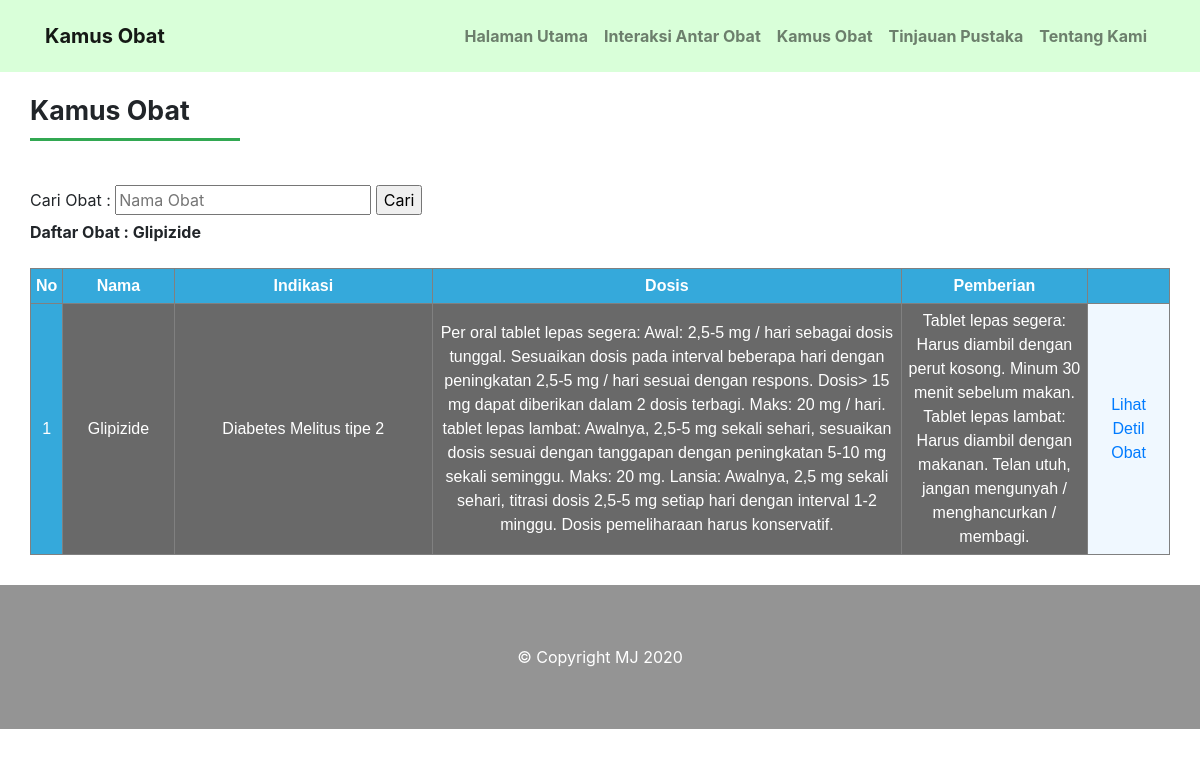
The page /data/obatku/kamus.php?cari=Glipizide on the database its author committed.
### tables this page shows
CREATE TABLE `obat` (
  `kode_obat` int(11) NOT NULL,
  `nama_obat` varchar(20) NOT NULL,
  `gol_obat` varchar(25) NOT NULL,
  `indikasi` text NOT NULL,
  `dosis` text NOT NULL,
  `pemberian` text NOT NULL,
  `kontraindikasi` text NOT NULL,
  `efeksamping` text NOT NULL,
  `hamilbusui` text NOT NULL,
  `interaksi_obat` text NOT NULL,
  `mekanisme_obat` text NOT NULL
);

### data/obatku/kamus.php (the view, shortened to what this page needs)
<!DOCTYPE html>
<html>
<head>
  <link rel="stylesheet" href="assets/plugins/bootstrap/css/bootstrap.min.css">
  <link rel="stylesheet" href="assets/plugins/fontawesome/css/all.min.css">
  <link rel="stylesheet" href="assets/css/style.css">
</head>
<body>
  <nav class="navbar navbar-expand-lg navbar-light fixed-top py-3" id="mainNav">
    <div class="container">
      <a class="navbar-brand js-scroll-trigger" href="http://localhost/obatku/kamus.php">Kamus Obat</a>
      <div class="collapse navbar-collapse" id="navbarResponsive">
        <ul class="navbar-nav ml-auto my-2 my-lg-0">
          <li class="nav-item">
            <a class="nav-link js-scroll-trigger" href="http://localhost/obatku/index.php">Halaman Utama</a>
          </li>
          <li class="nav-item">
            <a class="nav-link js-scroll-trigger" href="http://localhost/obatku/interaksi.php">Interaksi Antar Obat</a>
          </li>
          <li class="nav-item">
            <a class="nav-link js-scroll-trigger" href="http://localhost/obatku/kamus.php">Kamus Obat</a>
          </li>
          <li class="nav-item">
            <a class="nav-link js-scroll-trigger" href="http://localhost/obatku/pustaka.php">Tinjauan Pustaka</a>
          </li>
          <li class="nav-item">
            <a class="nav-link js-scroll-trigger" href="http://localhost/obatku/tentang.php">Tentang Kami</a>
          </li>
        </ul>
      </div>
    </div>
  </nav>
	<?php
		include 'koneksi.php';
	?>
  <div id="kamus" class="kamus">
    <div class="container">
      <div class="row">
        <div class="kiri">
          <label class="text1">Kamus Obat</label>
		  <hr class="garis-text1" />
	<br/>
	<form action="kamus.php" method="get">
		<label>Cari Obat :</label>
		<input type="text" name="cari" placeholder="Nama Obat">
		<input type="submit" value="Cari">
	</form>
	<?php
		if(isset($_GET['cari'])){
		$cari = $_GET['cari'];
			echo "<b>Daftar Obat : ".$cari."</b>";
		}
	?>
  <br/>
  <br/>
	<table style="text-align: center;font-family: sans-serif;border-collapse: collapse;" align="center" border="1" width="100%">
	<tr>
		<th style="background: #35A9DB;color: #fff;font-weight: bold; padding: 5px">No</th>
		<th style="background: #35A9DB;color: #fff;font-weight: bold; padding: 5px; width: 120px">Nama</th>
		<th style="background: #35A9DB;color: #fff;font-weight: bold; padding: 5px; width: 300px">Indikasi</th>
		<th style="background: #35A9DB;color: #fff;font-weight: bold; padding: 5px; width: 550px">Dosis</th>
		<th style="background: #35A9DB;color: #fff;font-weight: bold; padding: 5px; width: 200px">Pemberian</th>
    <th style="background: #35A9DB;color: #fff;font-weight: bold; padding: 5px; width: 90px"></th>
	</tr>
	<?php
	if(isset($_GET['cari'])){
		$cari = $_GET['cari'];
		$datac = mysqli_query($koneksi,"select * from obat where nama_obat like '%".$cari."%'");
	}else{
		$datac = mysqli_query($koneksi,"select * from obat");
	}
	$no = 1;
	while($d = mysqli_fetch_array($datac)){
	?>
	<tr>
		<td style="background: #35A9DB;color: #fff;font-weight: normal; padding: 5px"><?php echo $no++; ?></td>
		<td style="background: #696969;color: #fff;font-weight: normal; padding: 5px; width: 120px"><?php echo $d['nama_obat']; ?></td>
		<td style="background: #696969;color: #fff;font-weight: normal; padding: 5px; width: 300px"><?php echo $d['indikasi']; ?></td>
		<td style="background: #696969;color: #fff;font-weight: normal; padding: 5px; width: 550px"><?php echo $d['dosis']; ?></td>
		<td style="background: #696969;color: #fff;font-weight: normal; padding: 5px; width: 200px"><?php echo $d['pemberian']; ?></td>
		<td style="background: #F0F8FF;color: #fff;font-weight: normal; padding: 5px; width: 90px"><a href="detil.php?kode_obat=<?php echo $d['kode_obat']; ?>">Lihat Detil Obat</a></td>
	</tr>
	<?php } ?>
	</table>
</div>
</div>
</div>
</div>
  <div id="tentang" class="about">
    <div id="copyright" class="copyright">
      &copy; Copyright MJ 2020
    </div>
  </div>
</body>
</html>

### data/obatku/assets/css/style.css (style rules this page uses)
html { scroll-behavior: smooth; }
.navbar { background: rgba(192, 255, 192, 0.6); font-weight: bold; }
.kamus { padding: 30px 0; }
.kamus .kiri .garis-text1 { width: 210px; padding-bottom: 20px; margin: 0; border-top: 3px solid #32a852; }
.kamus .kiri .text1 { margin-top: 60px; font-size: 20pt; font-weight: bold; }
.tablekamus, th, td { padding: 8px 20px; text-align: center; }
.about { background: #949494; width: 100%; padding: 30px 0; }
.about .copyright { width: 100%; padding: 30px 0; text-align: center; background: #949494; color: #ffffff; }

### rows shown on the page
obat: nama_obat "Glipizide", indikasi "Diabetes Melitus tipe 2", dosis "Per oral tablet lepas segera: Awal: 2,5-5 mg / hari sebagai dosis tunggal. Sesuaikan dosis pada interval beberapa hari dengan peningkatan 2,5-5 mg / hari sesuai dengan respons. Dosis> 15 mg dapat diberikan dalam 2 dosis terbagi. Maks: 20 mg / hari. tablet lepas lambat: Awalnya, 2,5-5 mg sekali sehari, sesuaikan dosis sesuai dengan tanggapan dengan peningkatan 5-10 mg sekali seminggu. Maks: 20 mg. Lansia: Awalnya, 2,5 mg sekali sehari, titrasi dosis 2,5-5 mg setiap hari dengan interval 1-2 minggu. Dosis pemeliharaan harus konservatif.", pemberian "Tablet lepas segera: Harus diambil dengan perut kosong. Minum 30 menit sebelum makan. Tablet lepas lambat: Harus diambil dengan makanan. Telan utuh, jangan mengunyah / menghancurkan / membagi."

### other values the page prints
$cari "Glipizide"
